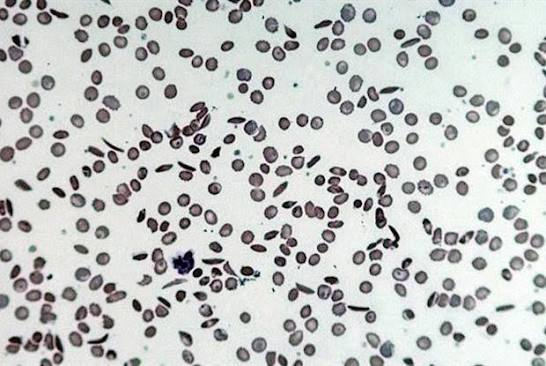
#> input picture scripts/scd.jpg, 546 x 366 px
$ python verify_cell_analysis.py --image scd.jpg
#> lines starting #> are read from the running program, lines starting #| are printed output that depends on the picture; after the words box and inside, x2 and y2 are one past the last pixel; in counts of white or black regions, pixels touching at a corner belong together
### src/cell_analysis.py
"""
cell_analysis.py - OpenCV cell counting, sickle-like shape flagging, clustering.

Produces the two image-derived measurements the severity logic needs:
    SCI = (sickle cells / total RBCs) * 100
    CD  = (sickle cells that sit in a cluster / total sickle cells) * 100

Pipeline:
    1. Segment RBCs      (green channel -> Otsu -> fill holes -> watershed split)
    2. Filter blobs      (drop debris, WBCs, unsplit clumps, border-cut cells)
    3. Flag sickle-like  (elongated + non-circular; thresholds live in config.py)
    4. Cluster           (touching OR centroids closer than 1 avg RBC diameter)

External libraries: opencv-python, scipy (both flagged in requirements.txt).
All tunable numbers come from config.py.
"""
from __future__ import annotations

import math
from dataclasses import dataclass, field
from typing import List, Optional, Tuple

import cv2
import numpy as np
from scipy import ndimage
from scipy.sparse import coo_matrix
from scipy.sparse.csgraph import connected_components
from scipy.spatial import cKDTree
from scipy.spatial.distance import cdist

import config


# ---------------------------------------------------------------------
# Data containers
# ---------------------------------------------------------------------
@dataclass
class CellRecord:
    label: int
    centroid: Tuple[float, float]        # (x, y)
    bbox: Tuple[int, int, int, int]      # (y0, y1, x0, x1)
    area: float
    aspect_ratio: float
    circularity: float
    solidity: float
    touches_border: bool = False
    is_sickle: bool = False
    cluster_id: int = -1                 # -1 = not in a cluster
    contour: Optional[np.ndarray] = field(default=None, repr=False)


@dataclass
class CellAnalysisResult:
    total_rbc: int
    sickle_count: int
    sci: float                            # 0-100
    clustered_sickle: int
    cd: float                             # 0-100
    n_clusters: int
    avg_rbc_diameter_px: float
    rejected_blobs: int
    cells: List[CellRecord] = field(default_factory=list, repr=False)
    labels: Optional[np.ndarray] = field(default=None, repr=False)
    # --- diagnostics (help tune thresholds; not used by the scoring logic) ---
    image_shape: Tuple[int, int] = (0, 0)          # (height, width)
    n_blobs: int = 0                               # blobs found before any filtering
    median_blob_area_px: float = 0.0               # reference size used for the area filter
    mask: Optional[np.ndarray] = field(default=None, repr=False)   # filled foreground mask

    def summary(self) -> dict:
        """JSON-serialisable summary (no arrays) - this is what Flask returns."""
        return {
            "total_rbc": self.total_rbc,
            "sickle_count": self.sickle_count,
            "sci": round(self.sci, 2),
            "clustered_sickle": self.clustered_sickle,
            "cd": round(self.cd, 2),
            "n_clusters": self.n_clusters,
            "avg_rbc_diameter_px": round(self.avg_rbc_diameter_px, 2),
            "rejected_blobs": self.rejected_blobs,
            "image_size": f"{self.image_shape[1]}x{self.image_shape[0]}",
            "n_blobs": self.n_blobs,
            "median_blob_area_px": round(self.median_blob_area_px, 1),
        }


# ---------------------------------------------------------------------
# Step 1: segmentation
# ---------------------------------------------------------------------
def _to_bgr_uint8(image: np.ndarray) -> np.ndarray:
    if image is None or image.size == 0:
        raise ValueError("Empty image")
    if image.dtype != np.uint8:
        raise ValueError(f"Expected uint8 image, got {image.dtype}")
    if image.ndim == 2:
        return cv2.cvtColor(image, cv2.COLOR_GRAY2BGR)
    if image.shape[2] == 4:
        return cv2.cvtColor(image, cv2.COLOR_BGRA2BGR)
    return image


def _segment(image_bgr: np.ndarray):
    """Return (labels, filled_mask). labels: int32, 0 = background/boundary, 1..N = blobs."""
    k = config.SEG_BLUR_KSIZE
    if k % 2 == 0:
        raise ValueError("config.SEG_BLUR_KSIZE must be odd")

    # Stained RBCs absorb green light, so they are darkest in the green channel
    green = image_bgr[:, :, 1]
    blur = cv2.GaussianBlur(green, (k, k), 0)
    _, mask = cv2.threshold(blur, 0, 255, cv2.THRESH_BINARY_INV + cv2.THRESH_OTSU)

    m = config.SEG_MORPH_KSIZE
    kernel = cv2.getStructuringElement(cv2.MORPH_ELLIPSE, (m, m))
    mask = cv2.morphologyEx(mask, cv2.MORPH_OPEN, kernel)

    # Fill central-pallor holes so each RBC becomes a solid blob
    contours, _ = cv2.findContours(mask, cv2.RETR_EXTERNAL, cv2.CHAIN_APPROX_SIMPLE)
    filled = np.zeros_like(mask)
    cv2.drawContours(filled, contours, -1, 255, thickness=cv2.FILLED)

    # Watershed seeds: thresholded PER BLOB (not globally), so thin sickle cells
    # keep a seed while touching cells inside a clump still get separated.
    dist = cv2.distanceTransform(filled, cv2.DIST_L2, 5)
    n_cc, cc, stats, _ = cv2.connectedComponentsWithStats(filled, connectivity=8)
    seeds = np.zeros_like(filled)
    for i in range(1, n_cc):
        x, y, w, h, area = stats[i]
        if area < config.ABS_MIN_BLOB_AREA_PX:
            continue
        in_blob = cc[y:y + h, x:x + w] == i
        sub_dist = dist[y:y + h, x:x + w]
        dmax = sub_dist[in_blob].max()
        seeds[y:y + h, x:x + w][in_blob & (sub_dist >= config.SEG_SEED_RATIO * dmax)] = 255

    _, markers = cv2.connectedComponents(seeds)
    markers = markers.astype(np.int32) + 1          # background seed = 1, cells >= 2
    sure_bg = cv2.dilate(filled, kernel, iterations=2)
    markers[(sure_bg == 255) & (seeds == 0)] = 0    # unknown region for watershed to decide
    markers = cv2.watershed(image_bgr, markers)     # -1 = boundary lines between cells

    labels = np.where((markers >= 2) & (filled == 255), markers - 1, 0)
    return labels.astype(np.int32), filled


# ---------------------------------------------------------------------
# Step 2: per-cell features
# ---------------------------------------------------------------------
def _extract_cells(labels: np.ndarray) -> List[CellRecord]:
    height, width = labels.shape
    records: List[CellRecord] = []

    for lab, sl in enumerate(ndimage.find_objects(labels), start=1):
        if sl is None:
            continue
        y0, y1 = sl[0].start, sl[0].stop
        x0, x1 = sl[1].start, sl[1].stop

        sub = (labels[sl] == lab).astype(np.uint8)
        area = float(sub.sum())
        if area < 5:
            continue

        padded = cv2.copyMakeBorder(sub, 1, 1, 1, 1, cv2.BORDER_CONSTANT, value=0)
        contours, _ = cv2.findContours(
            padded, cv2.RETR_EXTERNAL, cv2.CHAIN_APPROX_NONE, offset=(x0 - 1, y0 - 1)
        )
        if not contours:
            continue
        cnt = max(contours, key=cv2.contourArea)

        cnt_area = cv2.contourArea(cnt)
        perimeter = cv2.arcLength(cnt, True)
        if cnt_area <= 0 or perimeter <= 0:
            continue

        circularity = min(1.0, 4.0 * math.pi * cnt_area / (perimeter ** 2))
        hull_area = cv2.contourArea(cv2.convexHull(cnt))
        solidity = min(1.0, cnt_area / hull_area) if hull_area > 0 else 1.0

        (_, _), (rw, rh), _ = cv2.minAreaRect(cnt)
        long_side, short_side = max(rw, rh), min(rw, rh)
        aspect = long_side / short_side if short_side >= 1.0 else 1.0

        moments = cv2.moments(sub, binaryImage=True)
        cx = moments["m10"] / moments["m00"] + x0
        cy = moments["m01"] / moments["m00"] + y0

        records.append(CellRecord(
            label=lab,
            centroid=(cx, cy),
            bbox=(y0, y1, x0, x1),
            area=area,
            aspect_ratio=aspect,
            circularity=circularity,
            solidity=solidity,
            touches_border=(y0 <= 5 or x0 <= 5 or y1 >= height - 5 or x1 >= width - 5),
            contour=cnt,
        ))
    return records


# ---------------------------------------------------------------------
# Step 4: clustering
# ---------------------------------------------------------------------
def _touching_pairs(sickle: List[CellRecord], labels: np.ndarray) -> set:
    """Pairs of sickle cells whose masks touch (within TOUCH_TOLERANCE_PX)."""
    tol = config.TOUCH_TOLERANCE_PX
    height, width = labels.shape
    size = 2 * tol + 1
    kernel = cv2.getStructuringElement(cv2.MORPH_ELLIPSE, (size, size))
    index_of = {c.label: i for i, c in enumerate(sickle)}
    edges = set()

    for i, c in enumerate(sickle):
        y0, y1, x0, x1 = c.bbox
        crop = labels[max(0, y0 - tol):min(height, y1 + tol),
                      max(0, x0 - tol):min(width, x1 + tol)]
        grown = cv2.dilate((crop == c.label).astype(np.uint8), kernel)
        neighbours = np.unique(crop[(grown > 0) & (crop > 0) & (crop != c.label)])
        for lab in neighbours:
            j = index_of.get(int(lab))
            if j is not None:
                edges.add((min(i, j), max(i, j)))
    return edges


def _contour_distance(cnt1: np.ndarray, cnt2: np.ndarray) -> float:
    """Minimum Euclidean distance between two cell contours (edge-to-edge)."""
    pts1 = cnt1.reshape(-1, 2)
    pts2 = cnt2.reshape(-1, 2)
    step1 = max(1, len(pts1) // 50)
    step2 = max(1, len(pts2) // 50)
    return float(np.min(cdist(pts1[::step1], pts2[::step2])))


def _assign_clusters(sickle: List[CellRecord], labels: np.ndarray,
                     avg_diameter: float) -> int:
    """Set cluster_id on each sickle cell using edge-to-edge contour distance; return number of clusters."""
    n = len(sickle)
    if n < 2:
        return 0

    max_edge_gap = config.CLUSTER_DISTANCE_FACTOR * avg_diameter
    edges = set()

    for i in range(n):
        for j in range(i + 1, n):
            # Fast bounding box pre-filter: if bounding boxes are farther than max_edge_gap, skip
            y0_i, y1_i, x0_i, x1_i = sickle[i].bbox
            y0_j, y1_j, x0_j, x1_j = sickle[j].bbox
            dx = max(0, max(x0_i - x1_j, x0_j - x1_i))
            dy = max(0, max(y0_i - y1_j, y0_j - y1_i))
            if dx > max_edge_gap or dy > max_edge_gap:
                continue

            # Compute true minimum edge distance between contours
            if sickle[i].contour is not None and sickle[j].contour is not None:
                dist = _contour_distance(sickle[i].contour, sickle[j].contour)
                if dist <= max_edge_gap:
                    edges.add((i, j))

    edges |= _touching_pairs(sickle, labels)  # touching pixels rule
    if not edges:
        return 0

    rows, cols = zip(*edges)
    graph = coo_matrix((np.ones(len(edges)), (rows, cols)), shape=(n, n))
    _, component = connected_components(graph, directed=False)

    sizes = np.bincount(component)
    cluster_components = [c for c in range(len(sizes)) if sizes[c] >= 2]
    remap = {comp: cid for cid, comp in enumerate(cluster_components)}
    for i, cell in enumerate(sickle):
        cell.cluster_id = remap.get(int(component[i]), -1)
    return len(cluster_components)


# ---------------------------------------------------------------------
# Public API
# ---------------------------------------------------------------------
def analyze_image(image: np.ndarray) -> CellAnalysisResult:
    """Run the full cell analysis on a BGR uint8 image (as loaded by cv2.imread)."""
    image_bgr = _to_bgr_uint8(image)
    labels, mask = _segment(image_bgr)
    candidates = _extract_cells(labels)
    n_blobs = len(candidates)

    diag = dict(image_shape=image_bgr.shape[:2], n_blobs=n_blobs, mask=mask, labels=labels)

    if config.EXCLUDE_BORDER_CELLS:
        candidates = [c for c in candidates if not c.touches_border]

    # Drop specks BEFORE estimating the typical cell size. Otherwise, in images with lots
    # of debris/stain fragments the median collapses and real cells get rejected as
    # "too large". The floor scales with image area (config.MIN_BLOB_AREA_FRAC).
    speck_floor = max(
        config.ABS_MIN_BLOB_AREA_PX,
        getattr(config, "MIN_BLOB_AREA_FRAC", 0.0003) * image_bgr.shape[0] * image_bgr.shape[1],
    )
    candidates = [c for c in candidates if c.area >= speck_floor]

    if not candidates:
        return CellAnalysisResult(0, 0, 0.0, 0, 0.0, 0, 0.0, n_blobs, [], **diag)

    # Keep RBC-sized blobs only (relative to this image's median blob area)
    median_area = float(np.median([c.area for c in candidates]))
    diag["median_blob_area_px"] = median_area
    lo = config.MIN_CELL_AREA_FACTOR * median_area
    hi = config.MAX_CELL_AREA_FACTOR * median_area
    cells = [c for c in candidates if lo <= c.area <= hi]
    rejected = n_blobs - len(cells)

    if not cells:
        return CellAnalysisResult(0, 0, 0.0, 0, 0.0, 0, 0.0, rejected, [], **diag)

    avg_diameter = float(np.mean([math.sqrt(4.0 * c.area / math.pi) for c in cells]))

    for c in cells:
        c.is_sickle = (c.aspect_ratio >= config.SICKLE_MIN_ASPECT_RATIO
                       and c.circularity <= config.SICKLE_MAX_CIRCULARITY)

    sickle = [c for c in cells if c.is_sickle]
    n_clusters = _assign_clusters(sickle, labels, avg_diameter)
    clustered = sum(1 for c in sickle if c.cluster_id >= 0)

    total = len(cells)
    sci = (len(sickle) / total) * 100.0
    cd = (clustered / len(sickle)) * 100.0 if sickle else 0.0

    return CellAnalysisResult(
        total_rbc=total,
        sickle_count=len(sickle),
        sci=sci,
        clustered_sickle=clustered,
        cd=cd,
        n_clusters=n_clusters,
        avg_rbc_diameter_px=avg_diameter,
        rejected_blobs=rejected,
        cells=cells,
        **diag,
    )


# [5 lines left out: function analyze_path, not called in this run]


def draw_overlay(image: np.ndarray, result: CellAnalysisResult) -> np.ndarray:
    """Annotated copy: green = normal, red = isolated sickle-like, magenta = clustered sickle-like."""
    out = _to_bgr_uint8(image).copy()
    for c in result.cells:
        if not c.is_sickle:
            colour = (0, 200, 0)
        elif c.cluster_id >= 0:
            colour = (255, 0, 255)
        else:
            colour = (0, 0, 255)
        cv2.drawContours(out, [c.contour], -1, colour, 2 if c.is_sickle else 1)
        if c.cluster_id >= 0:
            cv2.putText(out, str(c.cluster_id), (int(c.centroid[0]), int(c.centroid[1])),
                        cv2.FONT_HERSHEY_SIMPLEX, 0.4, (255, 255, 255), 1, cv2.LINE_AA)

    label = (f"RBC={result.total_rbc} sickle={result.sickle_count} "
             f"SCI={result.sci:.1f}% CD={result.cd:.1f}%")
    cv2.rectangle(out, (0, 0), (out.shape[1], 22), (0, 0, 0), -1)
    cv2.putText(out, label, (6, 16), cv2.FONT_HERSHEY_SIMPLEX, 0.5,
                (255, 255, 255), 1, cv2.LINE_AA)
    return out

### scripts/verify_cell_analysis.py
"""
verify_cell_analysis.py - visual check of segmentation, sickle flagging and clustering.

For each sample image it saves a 3-panel picture:
    [ original | foreground mask | annotated result ]
    annotated: green = normal RBC, red = isolated sickle-like, magenta = clustered sickle-like

Table columns:
    clust = number of sickle-like cells that sit in a cluster
    nClus = number of clusters (each cluster has >= 2 sickle-like cells)

Usage (from the project root, in PowerShell):
    python scripts\\verify_cell_analysis.py
    python scripts\\verify_cell_analysis.py --cls negative --n 5
    python scripts\\verify_cell_analysis.py --image "path\\to\\one.png"
"""
import argparse
import os
import random
import sys

BASE_DIR = os.path.dirname(os.path.dirname(os.path.abspath(__file__)))
sys.path.insert(0, BASE_DIR)          # so `import config` and `from src...` work

import cv2  # noqa: E402
import numpy as np  # noqa: E402

if not os.path.isfile(os.path.join(BASE_DIR, "config.py")):
    sys.exit(
        f"config.py not found in the project root:\n  {BASE_DIR}\n"
        f"Files/folders actually there: {sorted(os.listdir(BASE_DIR))}\n"
        "(Windows can hide extensions - look for names like 'config.py.txt'.)"
    )

import config  # noqa: E402

from src.cell_analysis import analyze_image, draw_overlay  # noqa: E402

IMAGE_EXTS = (".png", ".jpg", ".jpeg", ".bmp", ".tif", ".tiff")


def collect_images(dataset: str, split: str, cls: str, n: int, seed: int):
    folder = os.path.join(BASE_DIR, dataset, split, cls)
    files = sorted(f for f in os.listdir(folder) if f.lower().endswith(IMAGE_EXTS))
    random.Random(seed).shuffle(files)
    return [os.path.join(folder, f) for f in files[:n]]


def three_panel(image, result):
    mask_bgr = cv2.cvtColor(result.mask, cv2.COLOR_GRAY2BGR)
    return np.hstack([image, mask_bgr, draw_overlay(image, result)])


def main():
    parser = argparse.ArgumentParser()
    parser.add_argument("--dataset", default=config.DATASET_NAME,
                        help="dataset folder name inside the project root (default: config.DATASET_NAME)")
    parser.add_argument("--split", default="train")
    parser.add_argument("--cls", default="positive", choices=["positive", "negative"])
    parser.add_argument("--n", type=int, default=10)
    parser.add_argument("--seed", type=int, default=42)
    parser.add_argument("--image", default=None, help="analyse one specific image instead")
    parser.add_argument("--out", default=os.path.join(BASE_DIR, "outputs", "cell_analysis_check"))
    args = parser.parse_args()

    os.makedirs(args.out, exist_ok=True)
    paths = ([args.image] if args.image
             else collect_images(args.dataset, args.split, args.cls, args.n, args.seed))

    header = (f"{'image':<16}{'size':>11}{'blobs':>7}{'medArea':>9}{'RBC':>5}{'sickle':>8}"
              f"{'SCI%':>7}{'clust':>7}{'nClus':>7}{'CD%':>7}{'diam':>7}{'rej':>6}")
    print(header)
    print("-" * len(header))
    for path in paths:
        image = cv2.imread(path, cv2.IMREAD_COLOR)
#> image is the input picture: shape (366, 546, 3); mean B, G, R 196.1, 197.4, 195.2
        if image is None:
            print(f"{os.path.basename(path):<16}  could not read")
            continue
        result = analyze_image(image)
#> in _segment, `_, mask = cv2.threshold(blur, 0, 255, cv2.THRESH_BINARY_INV + cv2.THRE..`: mask: shape (366, 546); 25% white; 289 white regions (26 under 20 px), largest, box (x1, y1, x2, y2) and area: (165, 101, 211, 154) 1119, (5, 331, 64, 366) 1039, (148, 0, 194, 31) 677
#> in _segment, `mask = cv2.morphologyEx(mask, cv2.MORPH_OPEN, kernel)`:
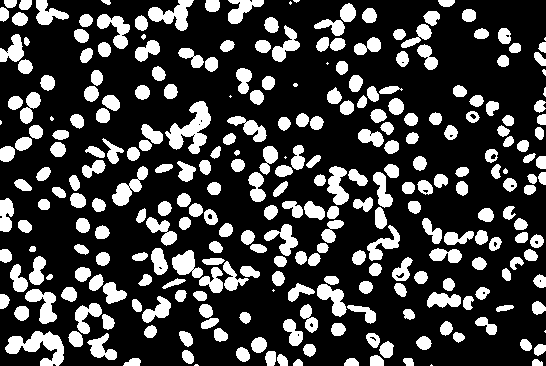
#> mask: shape (366, 546); 24.9% white; 282 white regions (14 under 20 px)
#> in _segment, `contours, _ = cv2.findContours(mask, cv2.RETR_EXTERNAL, cv2.CHAIN_APPR..`: contours = 282 contours, 18 with area under 20; largest, box (x1, y1, x2, y2) and area: (165, 101, 211, 154) 1012, (5, 331, 64, 366) 931, (148, 0, 194, 31) 600, (25, 289, 57, 324) 506, (112, 166, 148, 206) 501
#> in _segment, `cv2.drawContours(filled, contours, -1, 255, thickness=cv2.FILLED)`: filled: shape (366, 546); 25% white; 282 white regions (14 under 20 px), largest, box (x1, y1, x2, y2) and area: (165, 101, 211, 154) 1117, (5, 331, 64, 366) 1037, (148, 0, 194, 31) 676
#> in _segment, `n_cc, cc, stats, _ = cv2.connectedComponentsWithStats(filled, connecti..`:
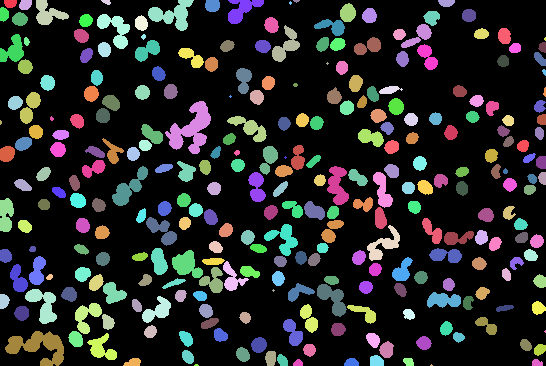
#> cc: shape (366, 546) int32; 283 distinct labels, from 0 to 282; one colour per label, 0 black
#> in _segment, `n_cc, cc, stats, _ = cv2.connectedComponentsWithStats(filled, connecti..`: n_cc = 283; stats = 283 rows, first 6: [0, 0, 546, 366, 149948], [4, 0, 13, 8, 89], [19, 0, 13, 10, 110], [36, 0, 33, 25, 437], [101, 0, 10, 5, 34], [148, 0, 46, 31, 676]
#> the loop in _segment, `for i in range(1, n_cc):` made 282 passes
#> (x, y, w, h, area, dmax) on passes 1 to 3: (4, 0, 13, 8, 89, 7), (19, 0, 13, 10, 110, 6), (36, 0, 33, 25, 437, 7.19)
#> after the loop in _segment, `for i in range(1, n_cc):`: seeds: shape (366, 546); 8.4% white; 334 white regions (24 under 20 px), largest, box (x1, y1, x2, y2) and area: (184, 104, 208, 134) 223, (330, 169, 347, 203) 211, (177, 0, 190, 28) 144
#> in _segment, `_, markers = cv2.connectedComponents(seeds)`: markers: shape (366, 546) int32; 335 distinct labels, from 0 to 334
#> in _segment, `markers = markers.astype(np.int32) + 1`: markers: shape (366, 546) int32; 335 distinct labels, from 1 to 335
#> in _segment, `sure_bg = cv2.dilate(filled, kernel, iterations=2)`: sure_bg: shape (366, 546); 38.3% white; 139 white regions (2 under 20 px), largest, box (x1, y1, x2, y2) and area: (80, 99, 213, 180) 3280, (280, 164, 370, 268) 3059, (130, 246, 262, 295) 3040
#> in _segment, `markers[(sure_bg == 255) & (seeds == 0)] = 0`:
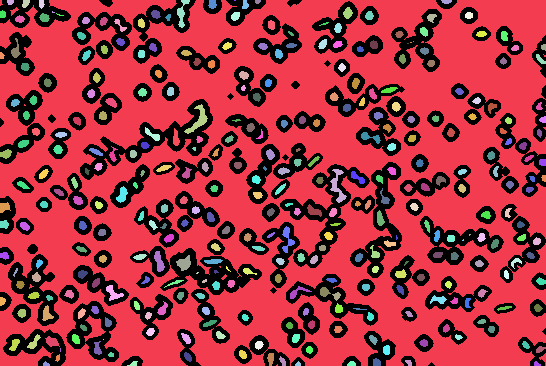
#> markers: shape (366, 546) int32; 336 distinct labels, from 0 to 335; one colour per label, 0 black
#> in _segment, `markers = cv2.watershed(image_bgr, markers)`:
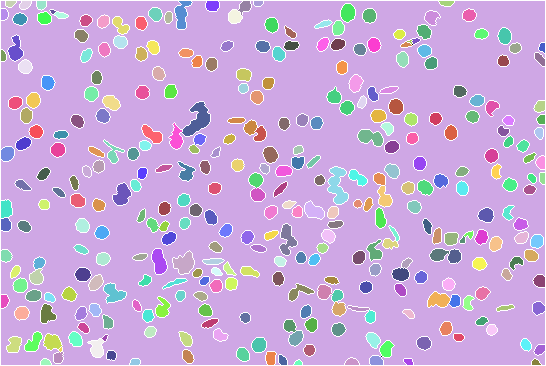
#> markers: shape (366, 546) int32; 336 distinct labels, from -1 to 335; one colour per label, 0 black, -1 white
#> in _segment, `labels = np.where((markers >= 2) & (filled == 255), markers - 1, 0)`:
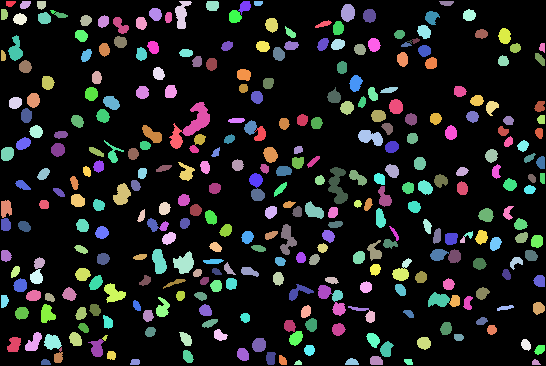
#> labels: shape (366, 546) int32; 334 distinct labels, from 0 to 334; one colour per label, 0 black
#> the loop in _extract_cells, `for lab, sl in enumerate(ndimage.find_objects(labels), start=1):` made 334 passes
#> (y0, y1, x0, x1, area, cnt_area, perimeter, circularity) on passes 4, 5, 7: (1, 29, 175, 192, 264, 224, 88.77, 0.357), (1, 11, 206, 219, 117, 98, 38.49, 0.831), (1, 15, 238, 251, 106, 86, 42.97, 0.585)
#> the loop in _touching_pairs, `for i, c in enumerate(sickle):` made 21 passes
#> the loop in _assign_clusters, `for i, cell in enumerate(sickle):` made 21 passes
        s = result.summary()
        print(f"{os.path.basename(path)[:15]:<16}{s['image_size']:>11}{s['n_blobs']:>7}"
              f"{s['median_blob_area_px']:>9.0f}{s['total_rbc']:>5}{s['sickle_count']:>8}"
              f"{s['sci']:>7.1f}{s['clustered_sickle']:>7}{s['n_clusters']:>7}{s['cd']:>7.1f}"
              f"{s['avg_rbc_diameter_px']:>7.1f}{s['rejected_blobs']:>6}")
#| scd.jpg             546x366    333      117  264      21    8.0      3      1   14.3   11.9    69
        cv2.imwrite(os.path.join(args.out, "check_" + os.path.basename(path)),
                    three_panel(image, result))
#> after the loop in draw_overlay, `for c in result.cells:`:
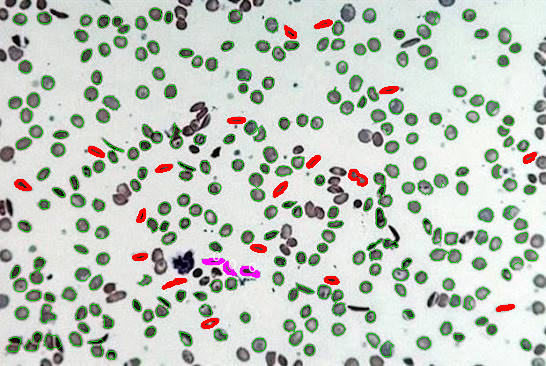
#> out: shape (366, 546, 3); 5.5% of pixels changed, all inside (x1, y1, x2, y2) = (7, 8, 538, 360)
#> in three_panel, `return np.hstack([image, mask_bgr, draw_overlay(image, result)])`:
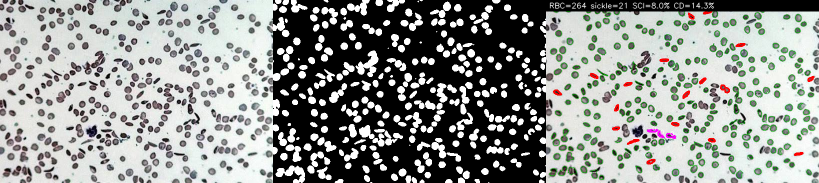
#> returned value: shape (366, 1638, 3) (shown at 1/2 size); mean of channels 0, 1, 2 147.1, 150.4, 147.5; drawn as B, G, R

    print(f"\nAnnotated images saved to: {args.out}")


if __name__ == "__main__":
    main()
